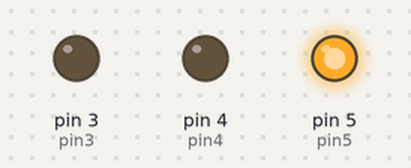
The sketch below on a simulated Arduino Uno, built with avr-gcc and run on an emulated ATmega328P. Shown: output pins drawn as LEDs (lit = HIGH).

Above: at 0.1 s.
At 0.7 s:
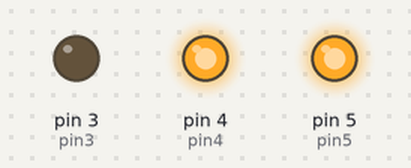
At 1.3 s:
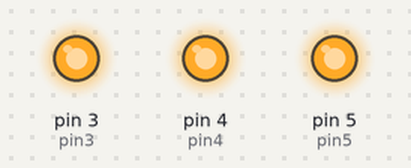
Timing chart, 0 to 2.8 s (numbered marks = the images above):
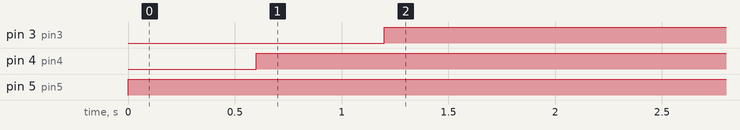

Measured:
- by itself, pin 3 (pin3): LOW → HIGH at 1.2 s
- by itself, pin 4 (pin4): LOW → HIGH at 0.60 s
- by itself, pin 5 (pin5): LOW → HIGH at 0.00 s

The sketch:

001_Sensors_I_Actuadors_LED.ino
```cpp
/**********************************************************************************
**                                                                               **
**                                     TÍTOL:                                    **
**                            001 Sensors & Actuadors                            **
**                                                                               **
**  NOM: Àlex Boluda Pérez                                      DATA: 17/01/2022 **
**********************************************************************************/

//*********************************** INCLUDE *************************************

//********************************** VARIABLES ************************************
const byte pin3 = 3;                  // donar nom al pin 3 de l'Arduino
const byte pin4 = 4;                  // donar nom al pin 4 de l'Arduino
const byte pin5 = 5;                  // donar nom al pin 5 de l'Arduino
unsigned long temps = 600;            // definir una variable pel temps en ms

//*********************************** SETUP ***************************************
void setup()                          // configura el final de la sortida
{
  pinMode(pin3, OUTPUT);              // definir el pin 3 com a sortida de l'Arduino
  pinMode(pin4, OUTPUT);              // definir el pin 4 com a sortida de l'Arduino
  pinMode(pin5, OUTPUT);              // definir el pin 5 com a sortida de l'Arduino
}

//************************************ LOOP ***************************************
void loop()                           // inicia el bucle del programa
{
  // vermell
  digitalWrite(pin5, HIGH);           // posar a 5 V el pin 5 de l'Arduino
  delay(temps);                       // definir un temps en ms

  // verd
  digitalWrite(pin4, HIGH);           // posar a 5 V el pin 4 de l'Arduino
  delay(temps);                       // definir un temps en ms

  // blau
  digitalWrite(pin3, HIGH);           // posar a 5 V el pin 3 de l'Arduino
  delay(temps);                       // definir un temps en ms
}

//********************************** FUNCIONS *************************************
```
